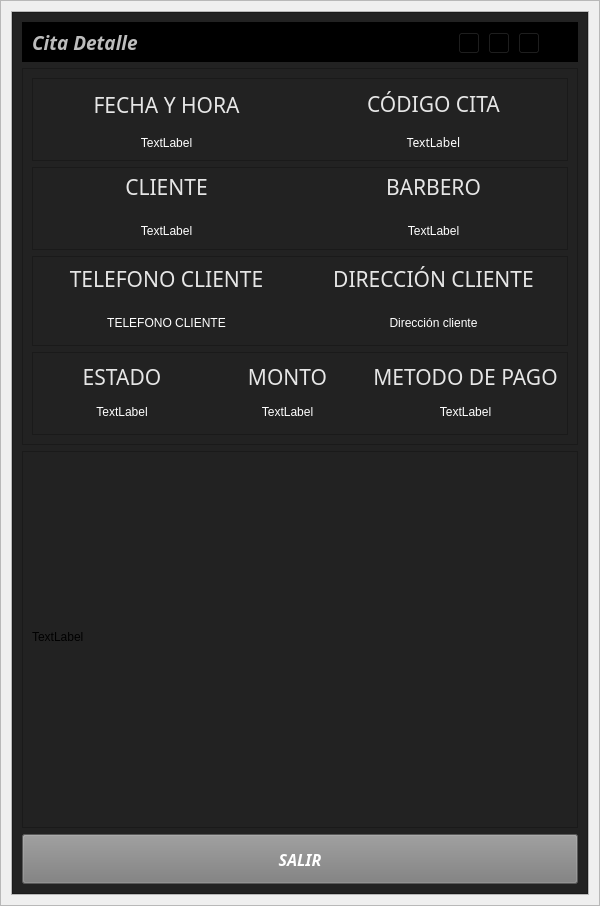
<?xml version="1.0" encoding="UTF-8"?>
<ui version="4.0">
 <class>add_edit_menu</class>
 <widget class="QWidget" name="add_edit_menu">
  <property name="geometry">
   <rect>
    <x>0</x>
    <y>0</y>
    <width>600</width>
    <height>906</height>
   </rect>
  </property>
  <property name="minimumSize">
   <size>
    <width>600</width>
    <height>0</height>
   </size>
  </property>
  <property name="maximumSize">
   <size>
    <width>16777215</width>
    <height>16777215</height>
   </size>
  </property>
  <property name="windowTitle">
   <string>Form</string>
  </property>
  <layout class="QGridLayout" name="gridLayout">
   <property name="leftMargin">
    <number>0</number>
   </property>
   <property name="topMargin">
    <number>0</number>
   </property>
   <property name="rightMargin">
    <number>0</number>
   </property>
   <property name="bottomMargin">
    <number>0</number>
   </property>
   <item row="0" column="0">
    <widget class="QFrame" name="central_widget_frame">
     <property name="maximumSize">
      <size>
       <width>600</width>
       <height>16777215</height>
      </size>
     </property>
     <property name="frameShape">
      <enum>QFrame::StyledPanel</enum>
     </property>
     <property name="frameShadow">
      <enum>QFrame::Raised</enum>
     </property>
     <layout class="QGridLayout" name="gridLayout_2">
      <property name="leftMargin">
       <number>10</number>
      </property>
      <property name="topMargin">
       <number>10</number>
      </property>
      <property name="rightMargin">
       <number>10</number>
      </property>
      <property name="bottomMargin">
       <number>10</number>
      </property>
      <item row="0" column="0">
       <widget class="QFrame" name="background_frame">
        <property name="frameShape">
         <enum>QFrame::StyledPanel</enum>
        </property>
        <property name="frameShadow">
         <enum>QFrame::Raised</enum>
        </property>
        <layout class="QHBoxLayout" name="horizontalLayout">
         <property name="spacing">
          <number>0</number>
         </property>
         <property name="leftMargin">
          <number>0</number>
         </property>
         <property name="topMargin">
          <number>0</number>
         </property>
         <property name="rightMargin">
          <number>0</number>
         </property>
         <property name="bottomMargin">
          <number>0</number>
         </property>
         <item>
          <widget class="QFrame" name="content_frame">
           <property name="minimumSize">
            <size>
             <width>0</width>
             <height>0</height>
            </size>
           </property>
           <property name="styleSheet">
            <string notr="true">background-color: rgb(34, 34, 34);</string>
           </property>
           <property name="frameShape">
            <enum>QFrame::StyledPanel</enum>
           </property>
           <property name="frameShadow">
            <enum>QFrame::Raised</enum>
           </property>
           <layout class="QVBoxLayout" name="verticalLayout_2">
            <item>
             <widget class="QFrame" name="frame_nav">
              <property name="minimumSize">
               <size>
                <width>0</width>
                <height>40</height>
               </size>
              </property>
              <property name="maximumSize">
               <size>
                <width>16777215</width>
                <height>40</height>
               </size>
              </property>
              <property name="styleSheet">
               <string notr="true">background-color: rgb(0, 0, 0);</string>
              </property>
              <property name="frameShape">
               <enum>QFrame::StyledPanel</enum>
              </property>
              <property name="frameShadow">
               <enum>QFrame::Raised</enum>
              </property>
              <layout class="QHBoxLayout" name="horizontalLayout_6">
               <item>
                <widget class="QLabel" name="label_tittle">
                 <property name="font">
                  <font>
                   <family>Tw Cen MT</family>
                   <pointsize>14</pointsize>
                   <weight>75</weight>
                   <italic>true</italic>
                   <bold>true</bold>
                  </font>
                 </property>
                 <property name="styleSheet">
                  <string notr="true">
color: rgb(189, 189, 189);</string>
                 </property>
                 <property name="text">
                  <string>Cita Detalle</string>
                 </property>
                </widget>
               </item>
               <item>
                <widget class="QFrame" name="butttons_holder_frame">
                 <property name="minimumSize">
                  <size>
                   <width>110</width>
                   <height>30</height>
                  </size>
                 </property>
                 <property name="maximumSize">
                  <size>
                   <width>110</width>
                   <height>16777215</height>
                  </size>
                 </property>
                 <property name="frameShape">
                  <enum>QFrame::StyledPanel</enum>
                 </property>
                 <property name="frameShadow">
                  <enum>QFrame::Raised</enum>
                 </property>
                 <widget class="QToolButton" name="minimize_button">
                  <property name="geometry">
                   <rect>
                    <x>0</x>
                    <y>0</y>
                    <width>22</width>
                    <height>22</height>
                   </rect>
                  </property>
                  <property name="text">
                   <string>...</string>
                  </property>
                  <property name="icon">
                   <iconset>
                    <normaloff>L:/AngelCuk/assets/icons/minimize-window.png</normaloff>L:/AngelCuk/assets/icons/minimize-window.png</iconset>
                  </property>
                 </widget>
                 <widget class="QToolButton" name="restore_button">
                  <property name="geometry">
                   <rect>
                    <x>30</x>
                    <y>0</y>
                    <width>22</width>
                    <height>22</height>
                   </rect>
                  </property>
                  <property name="text">
                   <string>...</string>
                  </property>
                  <property name="icon">
                   <iconset>
                    <normaloff>L:/AngelCuk/assets/icons/restore-window.png</normaloff>L:/AngelCuk/assets/icons/restore-window.png</iconset>
                  </property>
                 </widget>
                 <widget class="QToolButton" name="maximize_button">
                  <property name="geometry">
                   <rect>
                    <x>30</x>
                    <y>0</y>
                    <width>22</width>
                    <height>22</height>
                   </rect>
                  </property>
                  <property name="text">
                   <string>...</string>
                  </property>
                  <property name="icon">
                   <iconset>
                    <normaloff>L:/AngelCuk/assets/icons/maximize-window.png</normaloff>L:/AngelCuk/assets/icons/maximize-window.png</iconset>
                  </property>
                 </widget>
                 <widget class="QToolButton" name="close_button">
                  <property name="geometry">
                   <rect>
                    <x>60</x>
                    <y>0</y>
                    <width>22</width>
                    <height>22</height>
                   </rect>
                  </property>
                  <property name="text">
                   <string>...</string>
                  </property>
                  <property name="icon">
                   <iconset>
                    <normaloff>L:/AngelCuk/assets/icons/close-window.png</normaloff>L:/AngelCuk/assets/icons/close-window.png</iconset>
                  </property>
                 </widget>
                </widget>
               </item>
              </layout>
             </widget>
            </item>
            <item>
             <widget class="QFrame" name="frame_inferior">
              <property name="minimumSize">
               <size>
                <width>0</width>
                <height>60</height>
               </size>
              </property>
              <property name="maximumSize">
               <size>
                <width>16777215</width>
                <height>16777215</height>
               </size>
              </property>
              <property name="frameShape">
               <enum>QFrame::StyledPanel</enum>
              </property>
              <property name="frameShadow">
               <enum>QFrame::Raised</enum>
              </property>
              <layout class="QVBoxLayout" name="verticalLayout">
               <item>
                <widget class="QFrame" name="frame_fecha_hora">
                 <property name="frameShape">
                  <enum>QFrame::StyledPanel</enum>
                 </property>
                 <property name="frameShadow">
                  <enum>QFrame::Raised</enum>
                 </property>
                 <layout class="QGridLayout" name="gridLayout_3">
                  <property name="leftMargin">
                   <number>0</number>
                  </property>
                  <property name="topMargin">
                   <number>0</number>
                  </property>
                  <property name="rightMargin">
                   <number>0</number>
                  </property>
                  <property name="bottomMargin">
                   <number>0</number>
                  </property>
                  <property name="horizontalSpacing">
                   <number>0</number>
                  </property>
                  <item row="0" column="0" rowspan="3">
                   <widget class="QLabel" name="pedido_tittle_7">
                    <property name="font">
                     <font>
                      <family>Algerian</family>
                      <pointsize>16</pointsize>
                      <weight>50</weight>
                      <italic>false</italic>
                      <bold>false</bold>
                     </font>
                    </property>
                    <property name="styleSheet">
                     <string notr="true">color: rgb(230, 230, 230);
font: 16pt &quot;Algerian&quot;;</string>
                    </property>
                    <property name="text">
                     <string>FECHA Y HORA</string>
                    </property>
                    <property name="alignment">
                     <set>Qt::AlignCenter</set>
                    </property>
                   </widget>
                  </item>
                  <item row="2" column="1" rowspan="3">
                   <widget class="QLabel" name="cita_id_label">
                    <property name="font">
                     <font>
                      <family>impact</family>
                      <pointsize>12</pointsize>
                      <weight>50</weight>
                      <italic>false</italic>
                      <bold>false</bold>
                     </font>
                    </property>
                    <property name="styleSheet">
                     <string notr="true">color: white;
font-size: 12px;
font: 12pt &quot;impact&quot;;</string>
                    </property>
                    <property name="text">
                     <string>TextLabel</string>
                    </property>
                    <property name="alignment">
                     <set>Qt::AlignCenter</set>
                    </property>
                   </widget>
                  </item>
                  <item row="3" column="0">
                   <widget class="QLabel" name="fechahora_label">
                    <property name="styleSheet">
                     <string notr="true">color: white;
font-size: 12px;
font: 12pt &quot;impact&quot;;</string>
                    </property>
                    <property name="text">
                     <string>TextLabel</string>
                    </property>
                    <property name="alignment">
                     <set>Qt::AlignCenter</set>
                    </property>
                   </widget>
                  </item>
                  <item row="1" column="1">
                   <widget class="QLabel" name="pedido_tittle">
                    <property name="font">
                     <font>
                      <family>Algerian</family>
                      <pointsize>16</pointsize>
                      <weight>50</weight>
                      <italic>false</italic>
                      <bold>false</bold>
                     </font>
                    </property>
                    <property name="styleSheet">
                     <string notr="true">color: rgb(230, 230, 230);
font: 16pt &quot;Algerian&quot;;</string>
                    </property>
                    <property name="text">
                     <string>CÓDIGO CITA</string>
                    </property>
                    <property name="alignment">
                     <set>Qt::AlignCenter</set>
                    </property>
                   </widget>
                  </item>
                 </layout>
                </widget>
               </item>
               <item>
                <widget class="QFrame" name="frame_barbero">
                 <property name="frameShape">
                  <enum>QFrame::StyledPanel</enum>
                 </property>
                 <property name="frameShadow">
                  <enum>QFrame::Raised</enum>
                 </property>
                 <layout class="QGridLayout" name="gridLayout_6">
                  <property name="leftMargin">
                   <number>0</number>
                  </property>
                  <property name="topMargin">
                   <number>0</number>
                  </property>
                  <property name="rightMargin">
                   <number>0</number>
                  </property>
                  <property name="bottomMargin">
                   <number>0</number>
                  </property>
                  <property name="horizontalSpacing">
                   <number>0</number>
                  </property>
                  <item row="0" column="0">
                   <widget class="QLabel" name="pedido_tittle_2">
                    <property name="font">
                     <font>
                      <family>Algerian</family>
                      <pointsize>16</pointsize>
                      <weight>50</weight>
                      <italic>false</italic>
                      <bold>false</bold>
                     </font>
                    </property>
                    <property name="styleSheet">
                     <string notr="true">color: rgb(230, 230, 230);
font: 16pt &quot;Algerian&quot;;</string>
                    </property>
                    <property name="text">
                     <string>CLIENTE</string>
                    </property>
                    <property name="alignment">
                     <set>Qt::AlignCenter</set>
                    </property>
                   </widget>
                  </item>
                  <item row="0" column="1">
                   <widget class="QLabel" name="pedido_tittle_3">
                    <property name="font">
                     <font>
                      <family>Algerian</family>
                      <pointsize>16</pointsize>
                      <weight>50</weight>
                      <italic>false</italic>
                      <bold>false</bold>
                     </font>
                    </property>
                    <property name="styleSheet">
                     <string notr="true">color: rgb(230, 230, 230);
font: 16pt &quot;Algerian&quot;;</string>
                    </property>
                    <property name="text">
                     <string>BARBERO</string>
                    </property>
                    <property name="alignment">
                     <set>Qt::AlignCenter</set>
                    </property>
                   </widget>
                  </item>
                  <item row="1" column="0">
                   <widget class="QLabel" name="cliente_label">
                    <property name="styleSheet">
                     <string notr="true">color: white;
font-size: 12px;
font: 12pt &quot;impact&quot;;</string>
                    </property>
                    <property name="text">
                     <string>TextLabel</string>
                    </property>
                    <property name="alignment">
                     <set>Qt::AlignCenter</set>
                    </property>
                   </widget>
                  </item>
                  <item row="1" column="1">
                   <widget class="QLabel" name="barbero_label">
                    <property name="styleSheet">
                     <string notr="true">color: white;
font-size: 12px;
font: 12pt &quot;impact&quot;;</string>
                    </property>
                    <property name="text">
                     <string>TextLabel</string>
                    </property>
                    <property name="alignment">
                     <set>Qt::AlignCenter</set>
                    </property>
                   </widget>
                  </item>
                 </layout>
                </widget>
               </item>
               <item>
                <widget class="QFrame" name="frame_cliente">
                 <property name="minimumSize">
                  <size>
                   <width>0</width>
                   <height>90</height>
                  </size>
                 </property>
                 <property name="frameShape">
                  <enum>QFrame::StyledPanel</enum>
                 </property>
                 <property name="frameShadow">
                  <enum>QFrame::Raised</enum>
                 </property>
                 <layout class="QGridLayout" name="gridLayout_4">
                  <property name="leftMargin">
                   <number>0</number>
                  </property>
                  <property name="topMargin">
                   <number>0</number>
                  </property>
                  <property name="rightMargin">
                   <number>0</number>
                  </property>
                  <property name="bottomMargin">
                   <number>0</number>
                  </property>
                  <property name="spacing">
                   <number>0</number>
                  </property>
                  <item row="0" column="1">
                   <widget class="QLabel" name="pedido_tittle_6">
                    <property name="font">
                     <font>
                      <family>Algerian</family>
                      <pointsize>16</pointsize>
                      <weight>50</weight>
                      <italic>false</italic>
                      <bold>false</bold>
                     </font>
                    </property>
                    <property name="styleSheet">
                     <string notr="true">color: rgb(230, 230, 230);
font: 16pt &quot;Algerian&quot;;</string>
                    </property>
                    <property name="text">
                     <string>DIRECCIÓN CLIENTE</string>
                    </property>
                    <property name="alignment">
                     <set>Qt::AlignCenter</set>
                    </property>
                   </widget>
                  </item>
                  <item row="1" column="0">
                   <widget class="QLabel" name="telefono_label">
                    <property name="styleSheet">
                     <string notr="true">color: white;
font-size: 12px;
font: 12pt &quot;impact&quot;;</string>
                    </property>
                    <property name="text">
                     <string>TELEFONO CLIENTE</string>
                    </property>
                    <property name="alignment">
                     <set>Qt::AlignCenter</set>
                    </property>
                   </widget>
                  </item>
                  <item row="0" column="0">
                   <widget class="QLabel" name="pedido_tittle_5">
                    <property name="font">
                     <font>
                      <family>Algerian</family>
                      <pointsize>16</pointsize>
                      <weight>50</weight>
                      <italic>false</italic>
                      <bold>false</bold>
                     </font>
                    </property>
                    <property name="styleSheet">
                     <string notr="true">color: rgb(230, 230, 230);
font: 16pt &quot;Algerian&quot;;</string>
                    </property>
                    <property name="text">
                     <string>TELEFONO CLIENTE</string>
                    </property>
                    <property name="alignment">
                     <set>Qt::AlignCenter</set>
                    </property>
                   </widget>
                  </item>
                  <item row="1" column="1">
                   <widget class="QLabel" name="direccion_label">
                    <property name="styleSheet">
                     <string notr="true">color: white;
font-size: 12px;
font: 12pt &quot;impact&quot;;</string>
                    </property>
                    <property name="text">
                     <string>Dirección cliente</string>
                    </property>
                    <property name="alignment">
                     <set>Qt::AlignCenter</set>
                    </property>
                   </widget>
                  </item>
                 </layout>
                </widget>
               </item>
               <item>
                <widget class="QFrame" name="frame_pago">
                 <property name="frameShape">
                  <enum>QFrame::StyledPanel</enum>
                 </property>
                 <property name="frameShadow">
                  <enum>QFrame::Raised</enum>
                 </property>
                 <layout class="QGridLayout" name="gridLayout_5">
                  <item row="1" column="2">
                   <widget class="QLabel" name="metodo_pago_label">
                    <property name="styleSheet">
                     <string notr="true">color: white;
font-size: 12px;
font: 12pt &quot;impact&quot;;</string>
                    </property>
                    <property name="text">
                     <string>TextLabel</string>
                    </property>
                    <property name="alignment">
                     <set>Qt::AlignCenter</set>
                    </property>
                   </widget>
                  </item>
                  <item row="0" column="0">
                   <widget class="QLabel" name="pedido_tittle_8">
                    <property name="font">
                     <font>
                      <family>Algerian</family>
                      <pointsize>16</pointsize>
                      <weight>50</weight>
                      <italic>false</italic>
                      <bold>false</bold>
                     </font>
                    </property>
                    <property name="styleSheet">
                     <string notr="true">color: rgb(230, 230, 230);
font: 16pt &quot;Algerian&quot;;</string>
                    </property>
                    <property name="text">
                     <string>ESTADO</string>
                    </property>
                    <property name="alignment">
                     <set>Qt::AlignCenter</set>
                    </property>
                   </widget>
                  </item>
                  <item row="0" column="1">
                   <widget class="QLabel" name="pedido_tittle_4">
                    <property name="font">
                     <font>
                      <family>Algerian</family>
                      <pointsize>16</pointsize>
                      <weight>50</weight>
                      <italic>false</italic>
                      <bold>false</bold>
                     </font>
                    </property>
                    <property name="styleSheet">
                     <string notr="true">color: rgb(230, 230, 230);
font: 16pt &quot;Algerian&quot;;</string>
                    </property>
                    <property name="text">
                     <string>MONTO</string>
                    </property>
                    <property name="alignment">
                     <set>Qt::AlignCenter</set>
                    </property>
                   </widget>
                  </item>
                  <item row="0" column="2">
                   <widget class="QLabel" name="pedido_tittle_9">
                    <property name="font">
                     <font>
                      <family>Algerian</family>
                      <pointsize>16</pointsize>
                      <weight>50</weight>
                      <italic>false</italic>
                      <bold>false</bold>
                     </font>
                    </property>
                    <property name="styleSheet">
                     <string notr="true">color: rgb(230, 230, 230);
font: 16pt &quot;Algerian&quot;;</string>
                    </property>
                    <property name="text">
                     <string>METODO DE PAGO</string>
                    </property>
                    <property name="alignment">
                     <set>Qt::AlignCenter</set>
                    </property>
                   </widget>
                  </item>
                  <item row="1" column="0">
                   <widget class="QLabel" name="estado_label">
                    <property name="styleSheet">
                     <string notr="true">color: white;
font-size: 12px;
font: 12pt &quot;impact&quot;;</string>
                    </property>
                    <property name="text">
                     <string>TextLabel</string>
                    </property>
                    <property name="alignment">
                     <set>Qt::AlignCenter</set>
                    </property>
                   </widget>
                  </item>
                  <item row="1" column="1">
                   <widget class="QLabel" name="monto_label">
                    <property name="styleSheet">
                     <string notr="true">color: white;
font-size: 12px;
font: 12pt &quot;impact&quot;;</string>
                    </property>
                    <property name="text">
                     <string>TextLabel</string>
                    </property>
                    <property name="alignment">
                     <set>Qt::AlignCenter</set>
                    </property>
                   </widget>
                  </item>
                 </layout>
                </widget>
               </item>
              </layout>
             </widget>
            </item>
            <item>
             <widget class="QFrame" name="frame_img">
              <property name="frameShape">
               <enum>QFrame::StyledPanel</enum>
              </property>
              <property name="frameShadow">
               <enum>QFrame::Raised</enum>
              </property>
              <widget class="QLabel" name="img_label">
               <property name="geometry">
                <rect>
                 <x>10</x>
                 <y>10</y>
                 <width>541</width>
                 <height>351</height>
                </rect>
               </property>
               <property name="minimumSize">
                <size>
                 <width>540</width>
                 <height>350</height>
                </size>
               </property>
               <property name="text">
                <string>TextLabel</string>
               </property>
              </widget>
             </widget>
            </item>
            <item>
             <widget class="QPushButton" name="add_edit_button_2">
              <property name="minimumSize">
               <size>
                <width>0</width>
                <height>50</height>
               </size>
              </property>
              <property name="font">
               <font>
                <family>Segoe UI Black</family>
                <pointsize>12</pointsize>
                <weight>75</weight>
                <italic>true</italic>
                <bold>true</bold>
               </font>
              </property>
              <property name="styleSheet">
               <string notr="true">QPushButton {
background-color: #7c7c7c;
color: white;
}

QPushButton:hover {
background-color: rgb(194, 0, 0);
}


</string>
              </property>
              <property name="text">
               <string>SALIR</string>
              </property>
             </widget>
            </item>
           </layout>
          </widget>
         </item>
        </layout>
       </widget>
      </item>
     </layout>
    </widget>
   </item>
  </layout>
 </widget>
 <resources/>
 <connections/>
</ui>
